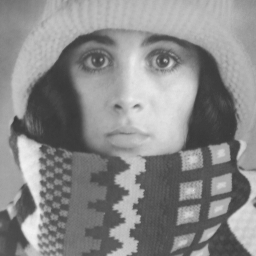
%> input picture images/trui.png, 256 x 256 px
$ octave example_2_2_Gaussian.m   (GNU Octave 9; MATLAB toolbox functions it lacks are replaced by stand-ins)
%> lines starting %> are read from the running program, lines starting %| are printed output that depends on the picture
close all; clear all;
%A = imread('images\lena512color.tiff');
A = imread('images\trui.png');
%> A is the input picture: size 256x256 uint8; min 56, max 241, mean 137.7
PSF = fspecial('gaussian', [5 5], 2);
h = fspecial('motion', 10, 45);
B = conv2(PSF, A);
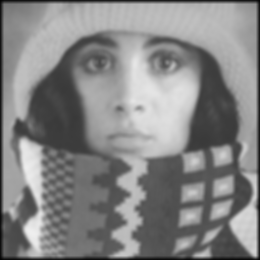
%> B: size 260x260 double; min 2.05, max 239, mean 133.5
C = imfilter(A, h, 'replicate');
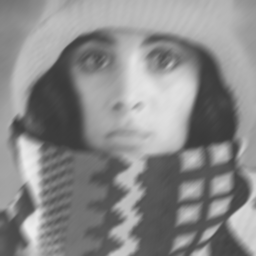
%> C: size 256x256 uint8; min 58, max 237, mean 137.6
D = conv2(A, A);
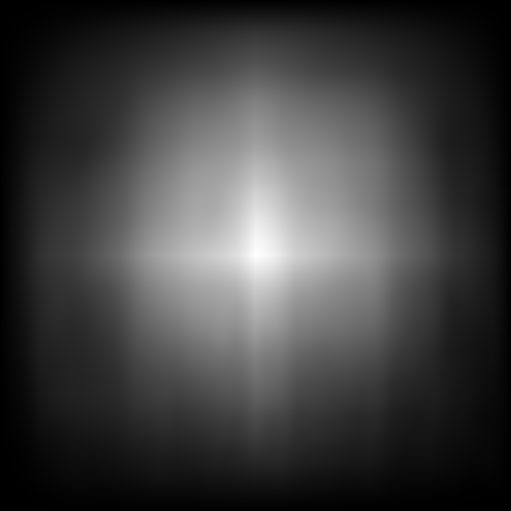
%> D: size 511x511 double; min 7744, max 1241754708, mean 311811460.5; drawn with min black and max white
subplot(2,2,1), imshow(A);
subplot(2,2,2), imshow(B, []);
subplot(2,2,3), imshow(C, []);
subplot(2,2,4), imshow(D, []);
